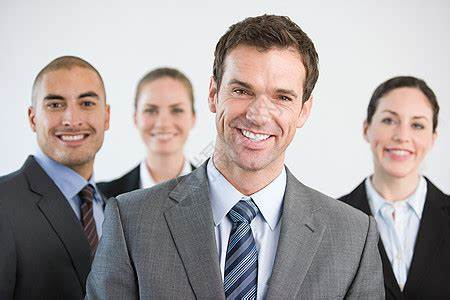
#> input picture 深度学习/opencv/mans.jpg, 450 x 300 px
$ python '人脸检测.py'
#> lines starting #> are read from the running program, lines starting #| are printed output that depends on the picture; after the words box and inside, x2 and y2 are one past the last pixel; in counts of white or black regions, pixels touching at a corner belong together
import cv2
import numpy as np

face_cascada = cv2.CascadeClassifier('data/haarcascades/haarcascade_frontalface_default.xml')
eyes_cascade = cv2.CascadeClassifier('data/haarcascades/haarcascade_eye.xml')
img = cv2.imread('mans.jpg')
#> img is the input picture: shape (300, 450, 3); mean B, G, R 160.3, 160.6, 168
gray = cv2.cvtColor(img,cv2.COLOR_BGR2GRAY)
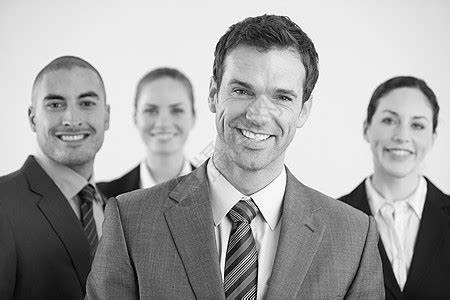
#> gray: shape (300, 450); min 0, max 255, mean 162.8
facas = face_cascada.detectMultiScale(gray,1.3,5)
#> facas = [[127, 81, 76, 76], [363, 93, 78, 78], [203, 51, 112, 112], [24, 67, 95, 95]]
for (x,y,w,h) in facas:
    cv2.rectangle(img,(x,y),(x+w,y+h),(255,0,0),2)
    roi_gray= gray[y:y+h,x:x+w]
    roi_color = img[y:y+h,x:x+w]
    eyes = eyes_cascade.detectMultiScale(roi_gray)
    for ( ex,ey,ew, eh) in eyes:
        cv2.rectangle(roi_color,(ex,ey),(ex+ew,ey+ew),(0,255,0),2)
#> this loop made 4 passes
#> (x, y, w, h, eyes) on passes 1 to 4: (127, 81, 76, 76, [[12, 18, 23, 23]]), (363, 93, 78, 78, [[15, 16, 24, 24], [41, 21, 23, 23]]), (203, 51, 112, 112, [[24, 28, 27, 27]]), (24, 67, 95, 95, [[51, 26, 24, 24], [18, 26, 25, 25]])
#> pass 1, `roi_gray= gray[y:y+h,x:x+w]`:
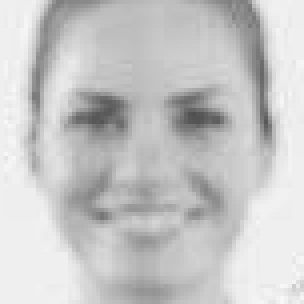
#> roi_gray: shape (76, 76) (shown 4 times larger); min 79, max 248, mean 198.9
#> pass 1, `roi_color = img[y:y+h,x:x+w]`:
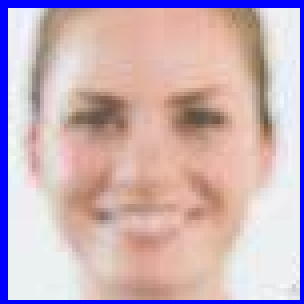
#> roi_color: shape (76, 76, 3) (shown 4 times larger); mean B, G, R 186, 175.9, 200.4
#> pass 2, `roi_color = img[y:y+h,x:x+w]`:
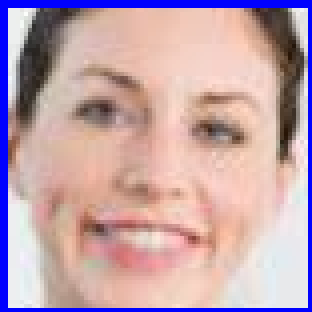
#> roi_color: shape (78, 78, 3) (shown 4 times larger); mean B, G, R 172.7, 163.6, 193.1
#> after the loop:
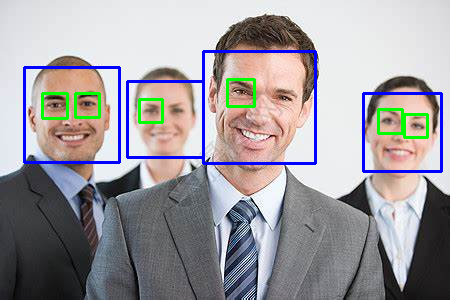
#> img: shape (300, 450, 3); 4.29% of pixels changed, all inside (x1, y1, x2, y2) = (23, 50, 443, 173)
#> after the loop:
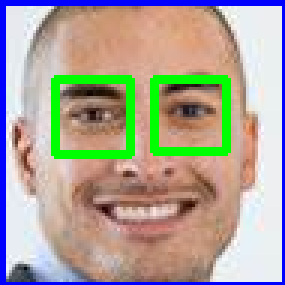
#> roi_color: shape (95, 95, 3) (shown 3 times larger); mean B, G, R 152.5, 163.9, 172.3
#> after the loop:
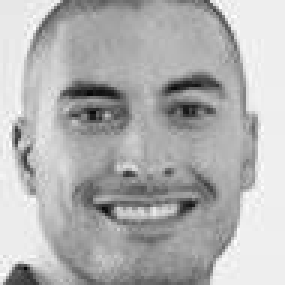
#> roi_gray: shape (95, 95) (shown 3 times larger); min 6, max 254, mean 177
cv2.imshow('img',img)
cv2.waitKey(0)
cv2.destroyAllWindows()

$ run again, with 深度学习/opencv/face.jpg copied over 深度学习/opencv/mans.jpg
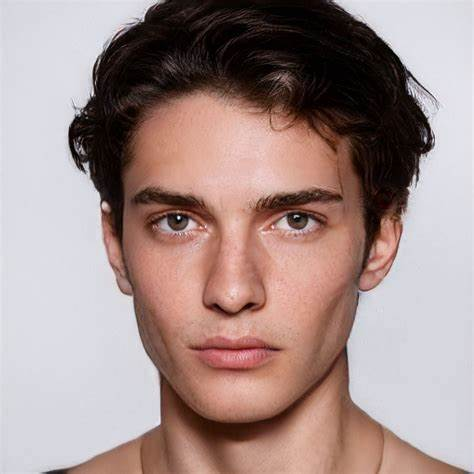
#> input picture 深度学习/opencv/face.jpg, 474 x 474 px
#> img is the input picture: shape (474, 474, 3); mean B, G, R 139.1, 142.2, 163.5
#> `gray = cv2.cvtColor(img,cv2.COLOR_BGR2GRAY)`:
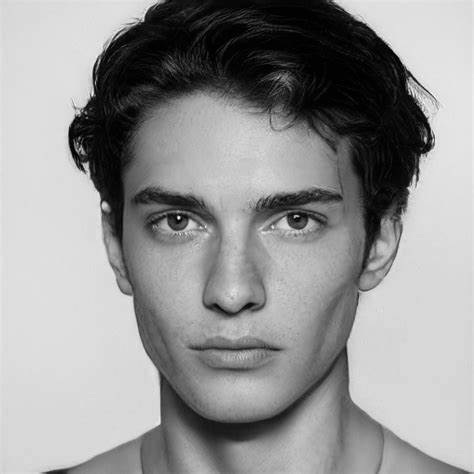
#> gray: shape (474, 474); min 0, max 254, mean 148.3
#> facas = [[93, 114, 282, 282]]
#> the loop `for (x,y,w,h) in facas:` made 1 pass
#> (x, y, w, h, eyes) on pass 1: (93, 114, 282, 282, [[45, 74, 67, 67], [171, 74, 66, 66]])
#> after the loop `for (x,y,w,h) in facas:`:
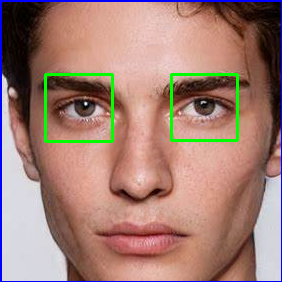
#> roi_color: shape (282, 282, 3); mean B, G, R 116.8, 126.9, 162.2
